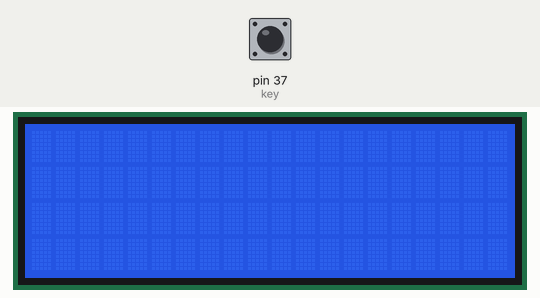
This sketch was run on a simulated Arduino Mega 2560, built with avr-gcc and run on an emulated ATmega2560. Parts: 20×4 character LCD. The inputs (shaded band) are chosen by the test bench; at power-on: pin 37 (key) HIGH.

Above: at 1.2 s.
1.3 s: pin 37 (key) pulled LOW for 0.15 s
At 1.9 s:
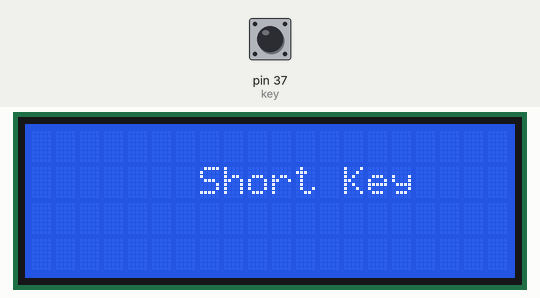
2.9 s: pin 37 (key) pulled LOW for 1 s
At 4.4 s:
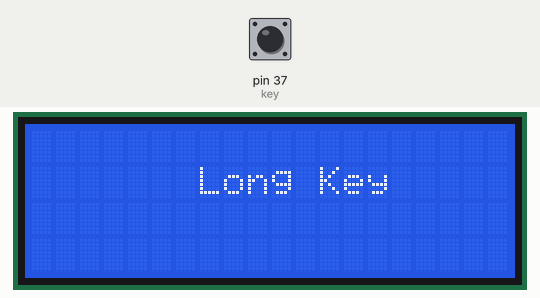
Timing chart, 0 to 5.9 s (numbered marks = the images above; inputs shaded):
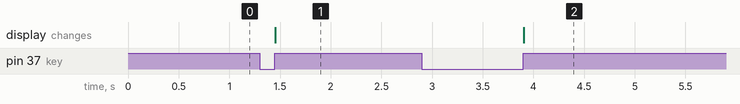

The sketch:

ICEHOT_Oct_30.ino
```cpp
#include <LiquidCrystal.h>
#define key 37
const int rs = 33, en = 26, d4 = 13, d5 = 15, d6 = 0, d7 = 14;
LiquidCrystal lcd(rs, en, d4, d5, d6, d7);
char key_value;

int LONG_SHORT(){
  int count = 0;
  while(1){
    key_value = digitalRead(key);
    if(key_value==LOW){
      count++;
      delay(10);
    }
    else if((key_value == HIGH)&&(count> 10)){
      if(count < 70){
        return 0;
      }else if(count >= 70){
        return 1;
      }
    }
  }
}

void setup() {
  lcd.begin(20, 4);
  pinMode(key,INPUT);
}

void loop() {
  if(LONG_SHORT()==0){
      lcd.setCursor(7 ,1);
      lcd.print("Short Key");
      delay(500);
    }else{
      lcd.setCursor(7 ,1);
      lcd.print("Long Key ");
      delay(500);
    }
  }

  /*
  if(key_value == LOW){
      lcd.setCursor(7, 1);
      lcd.print("Hello");
      delay(500);
    }
    else{
      lcd.setCursor(7 ,1);
      lcd.print("     ");
      delay(500);
    }

  */
```

Measured:
- after the input at 1.3 s, the display: changes after 0.15 s (image 1)
- after the input at 2.9 s, the display: changes after 1.0 s (image 2)
